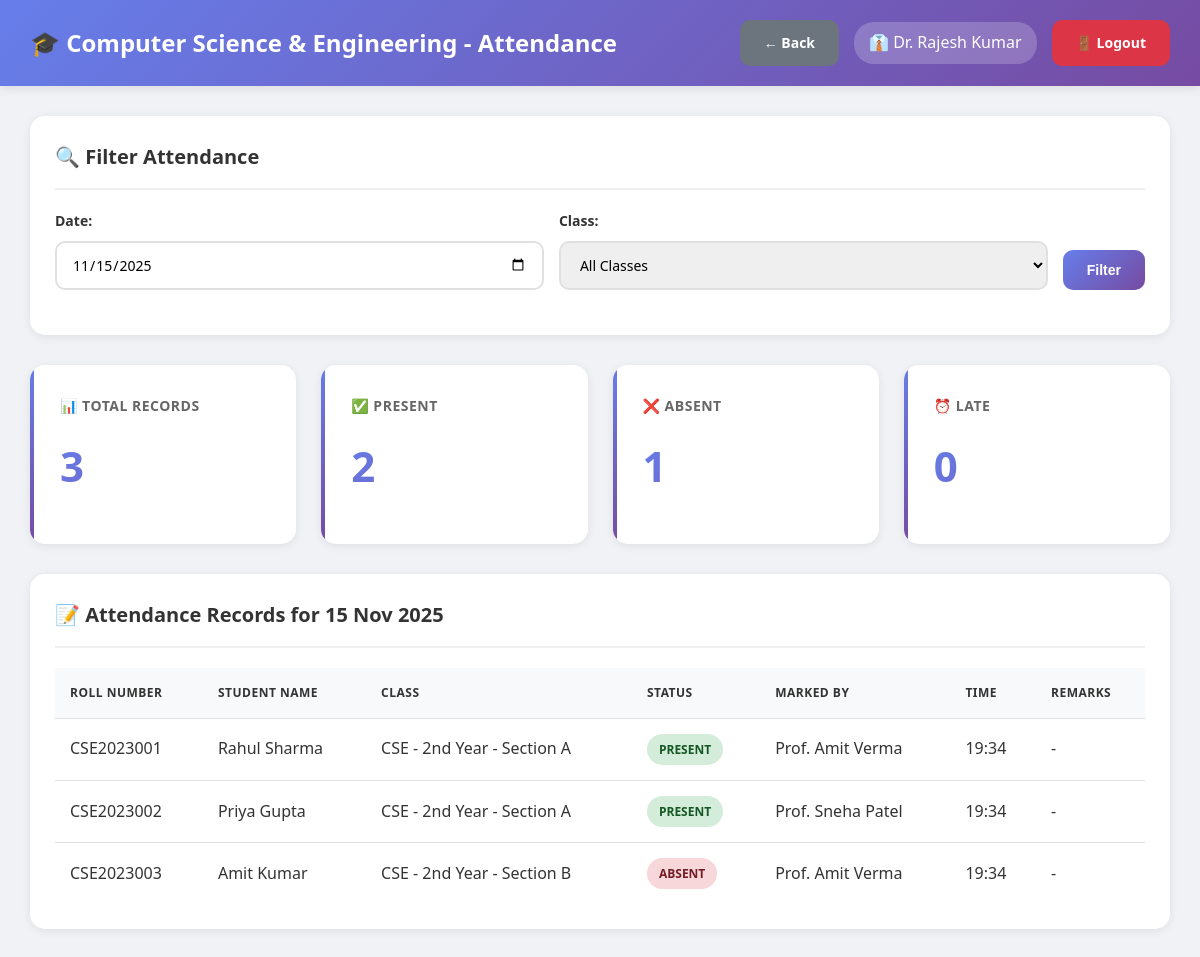
The app's page /hod/view_department_attendance.php (signed in) with its own data.
### tables this page shows
CREATE TABLE departments (
    id INT AUTO_INCREMENT PRIMARY KEY,
    dept_name VARCHAR(100) NOT NULL,
    dept_code VARCHAR(20) UNIQUE NOT NULL,
    hod_id INT DEFAULT NULL,
    created_at TIMESTAMP DEFAULT CURRENT_TIMESTAMP
);

CREATE TABLE users (
    id INT AUTO_INCREMENT PRIMARY KEY,
    username VARCHAR(50) UNIQUE NOT NULL,
    password VARCHAR(255) NOT NULL,
    full_name VARCHAR(100) NOT NULL,
    email VARCHAR(100) UNIQUE NOT NULL,
    phone VARCHAR(15),
    role ENUM('admin', 'hod', 'teacher') NOT NULL,
    department_id INT DEFAULT NULL,
    is_active TINYINT(1) DEFAULT 1,
    created_at TIMESTAMP DEFAULT CURRENT_TIMESTAMP,
    FOREIGN KEY (department_id) REFERENCES departments(id) ON DELETE SET NULL
);

CREATE TABLE student_attendance (
    id INT AUTO_INCREMENT PRIMARY KEY,
    student_id INT NOT NULL,
    class_id INT NOT NULL,
    attendance_date DATE NOT NULL,
    status ENUM('present', 'absent', 'late') NOT NULL,
    marked_by INT NOT NULL,
    remarks TEXT,
    marked_at TIMESTAMP DEFAULT CURRENT_TIMESTAMP,
    FOREIGN KEY (student_id) REFERENCES students(id) ON DELETE CASCADE,
    FOREIGN KEY (class_id) REFERENCES classes(id) ON DELETE CASCADE,
    FOREIGN KEY (marked_by) REFERENCES users(id) ON DELETE CASCADE,
    UNIQUE KEY unique_attendance (student_id, class_id, attendance_date)
);

CREATE TABLE students (
    id INT AUTO_INCREMENT PRIMARY KEY,
    roll_number VARCHAR(50) UNIQUE NOT NULL,
    full_name VARCHAR(100) NOT NULL,
    email VARCHAR(100) UNIQUE NOT NULL,
    phone VARCHAR(15),
    password VARCHAR(255) NOT NULL,
    department_id INT NOT NULL,
    class_id INT NOT NULL,
    year INT NOT NULL,
    semester INT NOT NULL,
    admission_year VARCHAR(10),
    is_active TINYINT(1) DEFAULT 1,
    created_at TIMESTAMP DEFAULT CURRENT_TIMESTAMP,
    FOREIGN KEY (department_id) REFERENCES departments(id) ON DELETE CASCADE,
    FOREIGN KEY (class_id) REFERENCES classes(id) ON DELETE CASCADE
);

CREATE TABLE classes (
    id INT AUTO_INCREMENT PRIMARY KEY,
    class_name VARCHAR(100) NOT NULL,
    department_id INT NOT NULL,
    year INT NOT NULL,
    section VARCHAR(10) NOT NULL,
    teacher_id INT NOT NULL,
    semester INT NOT NULL,
    academic_year VARCHAR(20) NOT NULL,
    created_at TIMESTAMP DEFAULT CURRENT_TIMESTAMP,
    FOREIGN KEY (department_id) REFERENCES departments(id) ON DELETE CASCADE,
    FOREIGN KEY (teacher_id) REFERENCES users(id) ON DELETE CASCADE
     
);

### db.php (called while the page is built, shortened)
<?php
$conn = new mysqli(DB_HOST, DB_USER, DB_PASS, DB_NAME);
$conn->set_charset("utf8mb4");
$conn->query("SET time_zone = '+05:30'");
function isLoggedIn() {
    return isset($_SESSION['user_id']) && isset($_SESSION['role']);
}
function getCurrentUser() {
    global $conn;
    $user_id = $_SESSION['user_id'];
    $role = $_SESSION['role'];
    if ($role === 'student') {
        $query = "SELECT * FROM students WHERE id = ?";
    } elseif ($role === 'parent') {
        $query = "SELECT * FROM parents WHERE id = ?";
    } else {
        $query = "SELECT * FROM users WHERE id = ?";
    }
    $stmt = $conn->prepare($query);
    $stmt->bind_param("i", $user_id);
    $stmt->execute();
    $result = $stmt->get_result();
    return $result->fetch_assoc();
}
?>

### hod/view_department_attendance.php (the view, shortened to what this page needs)
<?php
require_once '../db.php';
$user = getCurrentUser();
$department_id = $_SESSION['department_id'];
$dept_query = "SELECT * FROM departments WHERE id = $department_id";
$department = $conn->query($dept_query)->fetch_assoc();
$filter_date = isset($_GET['date']) ? $_GET['date'] : date('Y-m-d');
$where_clauses = ["sa.attendance_date = '$filter_date'", "c.department_id = $department_id"];
$where_sql = implode(' AND ', $where_clauses);
$attendance_query = "SELECT sa.*, s.roll_number, s.full_name as student_name,
                     c.class_name, u.full_name as teacher_name
                     FROM student_attendance sa
                     JOIN students s ON sa.student_id = s.id
                     JOIN classes c ON sa.class_id = c.id
                     JOIN users u ON sa.marked_by = u.id
                     WHERE $where_sql
                     ORDER BY c.class_name, s.roll_number";
$attendance_records = $conn->query($attendance_query);
$stats_query = "SELECT
                COUNT(*) as total,
                SUM(CASE WHEN status = 'present' THEN 1 ELSE 0 END) as present,
                SUM(CASE WHEN status = 'absent' THEN 1 ELSE 0 END) as absent,
                SUM(CASE WHEN status = 'late' THEN 1 ELSE 0 END) as late
                FROM student_attendance sa
                JOIN classes c ON sa.class_id = c.id
                WHERE $where_sql";
$stats_result = $conn->query($stats_query);
$stats = $stats_result->fetch_assoc();
?>
<!DOCTYPE html>
<html lang="en">
<head>
    <link rel="stylesheet" href="../assets/style.css">
</head>
<body class="dashboard-container">
    <nav class="navbar">
        <div>
            <h1>🎓 <?php echo htmlspecialchars($department['dept_name']); ?> - Attendance</h1>
        </div>
        <div class="user-info">
            <a href="index.php" class="btn btn-secondary">← Back</a>
            <span>👔 <?php echo htmlspecialchars($user['full_name']); ?></span>
            <a href="../logout.php" class="btn btn-danger">🚪 Logout</a>
        </div>
    </nav>
    <div class="main-content">
        <div class="table-container" style="margin-bottom: 30px;">
            <h3>🔍 Filter Attendance</h3>
            <form method="GET" style="display: grid; grid-template-columns: 1fr 1fr auto; gap: 15px;">
                <div class="form-group">
                    <label>Date:</label>
                    <input type="date" name="date" value="<?php echo $filter_date; ?>">
                </div>
                <div class="form-group">
                    <label>Class:</label>
                    <select name="class">
                        <option value="">All Classes</option>
                    </select>
                </div>
                <div class="form-group" style="display: flex; align-items: flex-end;">
                    <button type="submit" class="btn btn-primary">Filter</button>
                </div>
            </form>
        </div>
        <div class="stats-grid" style="margin-bottom: 30px;">
            <div class="stat-card">
                <h3>📊 Total Records</h3>
                <div class="stat-value"><?php echo $stats['total']; ?></div>
            </div>
            <div class="stat-card">
                <h3>✅ Present</h3>
                <div class="stat-value" style="color: #28a745;"><?php echo $stats['present']; ?></div>
            </div>
            <div class="stat-card">
                <h3>❌ Absent</h3>
                <div class="stat-value" style="color: #dc3545;"><?php echo $stats['absent']; ?></div>
            </div>
            <div class="stat-card">
                <h3>⏰ Late</h3>
                <div class="stat-value" style="color: #ffc107;"><?php echo $stats['late']; ?></div>
            </div>
        </div>
        <div class="table-container">
            <h3>📝 Attendance Records for <?php echo date('d M Y', strtotime($filter_date)); ?></h3>
            <?php if ($attendance_records->num_rows > 0): ?>
                <table>
                    <thead>
                        <tr>
                            <th>Roll Number</th>
                            <th>Student Name</th>
                            <th>Class</th>
                            <th>Status</th>
                            <th>Marked By</th>
                            <th>Time</th>
                            <th>Remarks</th>
                        </tr>
                    </thead>
                    <tbody>
                        <?php while ($record = $attendance_records->fetch_assoc()): ?>
                        <tr>
                            <td><?php echo htmlspecialchars($record['roll_number']); ?></td>
                            <td><?php echo htmlspecialchars($record['student_name']); ?></td>
                            <td><?php echo htmlspecialchars($record['class_name']); ?></td>
                            <td>
                                <?php
                                $status_class = '';
                                if ($record['status'] === 'present') $status_class = 'badge-success';
                                elseif ($record['status'] === 'absent') $status_class = 'badge-danger';
                                else $status_class = 'badge-warning';
                                ?>
                                <span class="badge <?php echo $status_class; ?>">
                                    <?php echo strtoupper($record['status']); ?>
                                </span>
                            </td>
                            <td><?php echo htmlspecialchars($record['teacher_name']); ?></td>
                            <td><?php echo date('H:i', strtotime($record['marked_at'])); ?></td>
                            <td><?php echo htmlspecialchars($record['remarks'] ?? '-'); ?></td>
                        </tr>
                        <?php endwhile; ?>
                    </tbody>
                </table>
            <?php else: ?>
                <div class="alert alert-info">No attendance records found for the selected filters.</div>
            <?php endif; ?>
        </div>
    </div>
</body>
</html>

### assets/style.css (style rules this page uses)
* { margin: 0; padding: 0; box-sizing: border-box; }
body { font-family: 'Segoe UI', Tahoma, Geneva, Verdana, sans-serif; background: #f0f2f5; color: #333; line-height: 1.6; }
.form-group { margin-bottom: 20px; }
.form-group label { display: block; margin-bottom: 8px; color: #333; font-weight: 600; font-size: 14px; }
.form-group input, .form-group select, .form-group textarea { width: 100%; padding: 12px 15px; border: 2px solid #e0e0e0; border-radius: 10px; font-size: 14px; transition: all 0.3s ease; font-family: inherit; }
.btn { padding: 12px 24px; border: none; border-radius: 10px; font-size: 14px; font-weight: 600; cursor: pointer; transition: all 0.3s ease; text-decoration: none; display: inline-block; text-align: center; }
.btn-primary { background: linear-gradient(135deg, #667eea 0%, #764ba2 100%); color: white; }
.btn-danger { background: #dc3545; color: white; }
.btn-secondary { background: #6c757d; color: white; }
.dashboard-container { background: #f0f2f5; min-height: 100vh; }
.navbar { background: linear-gradient(135deg, #667eea 0%, #764ba2 100%); color: white; padding: 20px 30px; display: flex; justify-content: space-between; align-items: center; box-shadow: 0 2px 10px rgba(0, 0, 0, 0.1); position: sticky; top: 0; z-index: 100; }
.navbar h1 { font-size: 24px; font-weight: 600; }
.navbar .user-info { display: flex; align-items: center; gap: 15px; }
.navbar .user-info span { background: rgba(255, 255, 255, 0.2); padding: 8px 15px; border-radius: 20px; }
.main-content { padding: 30px; max-width: 1400px; margin: 0 auto; }
.main-content h3 { margin-bottom: 20px; color: #333; font-size: 20px; }
.stats-grid { display: grid; grid-template-columns: repeat(auto-fit, minmax(250px, 1fr)); gap: 25px; margin-bottom: 30px; }
.stat-card { background: white; padding: 30px; border-radius: 15px; box-shadow: 0 2px 10px rgba(0, 0, 0, 0.08); transition: all 0.3s ease; position: relative; overflow: hidden; }
.stat-card::before { content: ''; position: absolute; top: 0; left: 0; width: 4px; height: 100%; background: linear-gradient(135deg, #667eea 0%, #764ba2 100%); }
.stat-card h3 { font-size: 14px; color: #666; margin-bottom: 15px; text-transform: uppercase; letter-spacing: 0.5px; }
.stat-card .stat-value { font-size: 42px; font-weight: bold; background: linear-gradient(135deg, #667eea 0%, #764ba2 100%); -webkit-background-clip: text; -webkit-text-fill-color: transparent; background-clip: text; margin-bottom: 15px; }
.table-container { background: white; border-radius: 15px; padding: 25px; box-shadow: 0 2px 10px rgba(0, 0, 0, 0.08); overflow-x: auto; margin-bottom: 30px; }
.table-container h3 { margin-bottom: 20px; color: #333; font-size: 20px; padding-bottom: 15px; border-bottom: 2px solid #f0f0f0; }
table { width: 100%; border-collapse: collapse; }
table thead { background: #f8f9fa; }
table th, table td { padding: 15px; text-align: left; border-bottom: 1px solid #e0e0e0; }
table th { font-weight: 600; color: #333; text-transform: uppercase; font-size: 12px; letter-spacing: 0.5px; }
table tr:last-child td { border-bottom: none; }
.badge { padding: 6px 12px; border-radius: 20px; font-size: 12px; font-weight: 600; display: inline-block; }
.badge-success { background: #d4edda; color: #155724; }
.badge-danger { background: #f8d7da; color: #721c24; }

### records on screen
departments: dept_name "Computer Science & Engineering"
users: full_name "Dr. Rajesh Kumar"
student_attendance: student.roll_number "CSE2023001", student.full_name "Rahul Sharma", class.class_name "CSE - 2nd Year - Section A", status "PRESENT", marked_by.full_name "Prof. Amit Verma", marked_at "19:34", remarks "-"
student_attendance: student.roll_number "CSE2023002", student.full_name "Priya Gupta", class.class_name "CSE - 2nd Year - Section A", status "PRESENT", marked_by.full_name "Prof. Sneha Patel", marked_at "19:34", remarks "-"
student_attendance: student.roll_number "CSE2023003", student.full_name "Amit Kumar", class.class_name "CSE - 2nd Year - Section B", status "ABSENT", marked_by.full_name "Prof. Amit Verma", marked_at "19:34", remarks "-"

### other values on screen
$stats['total'] "3"
$stats['present'] "2"
$stats['absent'] "1"
$stats['late'] "0"
date('d M Y', strtotime($filter_date)) "15 Nov 2025"
